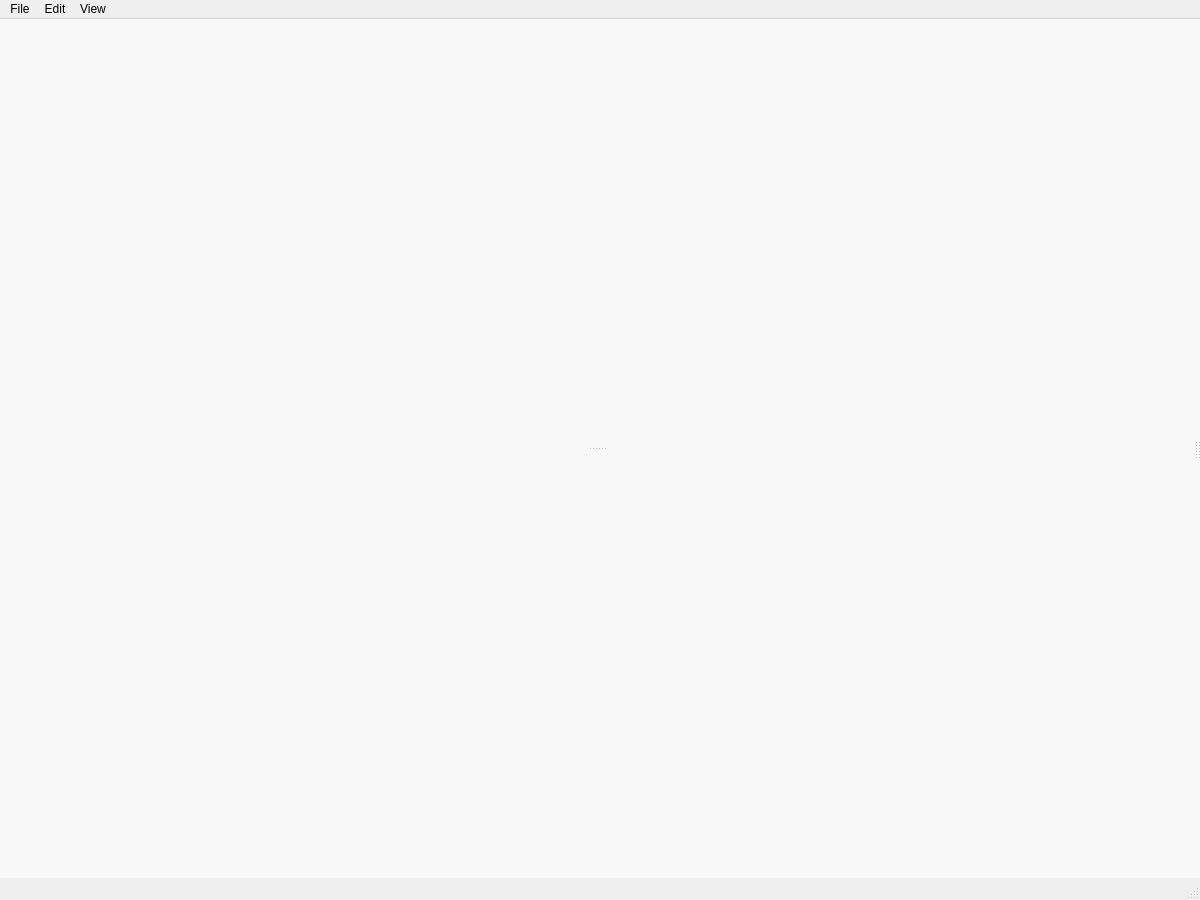
<?xml version="1.0" encoding="UTF-8"?>
<ui version="4.0">
 <class>MainWindow</class>
 <widget class="QMainWindow" name="MainWindow">
  <property name="geometry">
   <rect>
    <x>0</x>
    <y>0</y>
    <width>1200</width>
    <height>900</height>
   </rect>
  </property>
  <property name="windowTitle">
   <string>MainWindow</string>
  </property>
  <widget class="QWidget" name="centralwidget">
   <property name="styleSheet">
    <string notr="true">QWidget {
	background-color: rgb(248, 248, 248)
}</string>
   </property>
   <layout class="QVBoxLayout" name="verticalLayout_4">
    <property name="spacing">
     <number>0</number>
    </property>
    <property name="leftMargin">
     <number>0</number>
    </property>
    <property name="topMargin">
     <number>0</number>
    </property>
    <property name="rightMargin">
     <number>0</number>
    </property>
    <property name="bottomMargin">
     <number>0</number>
    </property>
    <item>
     <widget class="QSplitter" name="splitter">
      <property name="sizePolicy">
       <sizepolicy hsizetype="Expanding" vsizetype="Preferred">
        <horstretch>0</horstretch>
        <verstretch>0</verstretch>
       </sizepolicy>
      </property>
      <property name="styleSheet">
       <string notr="true"/>
      </property>
      <property name="orientation">
       <enum>Qt::Horizontal</enum>
      </property>
      <property name="handleWidth">
       <number>3</number>
      </property>
      <property name="childrenCollapsible">
       <bool>false</bool>
      </property>
      <widget class="QWidget" name="leftContainer" native="true">
       <property name="sizePolicy">
        <sizepolicy hsizetype="Preferred" vsizetype="Preferred">
         <horstretch>0</horstretch>
         <verstretch>0</verstretch>
        </sizepolicy>
       </property>
       <property name="styleSheet">
        <string notr="true"/>
       </property>
       <layout class="QVBoxLayout" name="verticalLayout">
        <property name="leftMargin">
         <number>0</number>
        </property>
        <property name="topMargin">
         <number>0</number>
        </property>
        <property name="rightMargin">
         <number>0</number>
        </property>
        <property name="bottomMargin">
         <number>0</number>
        </property>
        <item>
         <widget class="QSplitter" name="leftSplitter">
          <property name="orientation">
           <enum>Qt::Vertical</enum>
          </property>
          <property name="handleWidth">
           <number>3</number>
          </property>
          <property name="childrenCollapsible">
           <bool>false</bool>
          </property>
          <widget class="Widget" name="attributes" native="true"/>
          <widget class="Widget" name="textures" native="true"/>
         </widget>
        </item>
       </layout>
      </widget>
      <widget class="QWidget" name="mainContainer" native="true">
       <property name="sizePolicy">
        <sizepolicy hsizetype="Preferred" vsizetype="Preferred">
         <horstretch>0</horstretch>
         <verstretch>0</verstretch>
        </sizepolicy>
       </property>
       <property name="styleSheet">
        <string notr="true"/>
       </property>
       <layout class="QVBoxLayout" name="verticalLayout_3" stretch="0">
        <property name="spacing">
         <number>6</number>
        </property>
        <property name="leftMargin">
         <number>0</number>
        </property>
        <property name="topMargin">
         <number>0</number>
        </property>
        <property name="rightMargin">
         <number>0</number>
        </property>
        <property name="bottomMargin">
         <number>0</number>
        </property>
        <item>
         <widget class="Widget" name="editor" native="true"/>
        </item>
       </layout>
      </widget>
      <widget class="QWidget" name="rightContainer" native="true">
       <property name="sizePolicy">
        <sizepolicy hsizetype="Preferred" vsizetype="Preferred">
         <horstretch>0</horstretch>
         <verstretch>0</verstretch>
        </sizepolicy>
       </property>
       <property name="styleSheet">
        <string notr="true"/>
       </property>
       <layout class="QVBoxLayout" name="verticalLayout_2">
        <property name="spacing">
         <number>6</number>
        </property>
        <property name="leftMargin">
         <number>0</number>
        </property>
        <property name="topMargin">
         <number>0</number>
        </property>
        <property name="rightMargin">
         <number>0</number>
        </property>
        <property name="bottomMargin">
         <number>0</number>
        </property>
        <item>
         <widget class="Widget" name="parameters" native="true"/>
        </item>
       </layout>
      </widget>
     </widget>
    </item>
   </layout>
  </widget>
  <widget class="QMenuBar" name="menubar">
   <property name="geometry">
    <rect>
     <x>0</x>
     <y>0</y>
     <width>1200</width>
     <height>30</height>
    </rect>
   </property>
   <widget class="QMenu" name="menuFile">
    <property name="title">
     <string>File</string>
    </property>
    <addaction name="actionNew"/>
    <addaction name="actionOpen"/>
    <addaction name="separator"/>
    <addaction name="actionSave"/>
    <addaction name="actionSaveAs"/>
   </widget>
   <widget class="QMenu" name="menuEdit">
    <property name="title">
     <string>Edit</string>
    </property>
   </widget>
   <widget class="QMenu" name="menuView">
    <property name="title">
     <string>View</string>
    </property>
   </widget>
   <addaction name="menuFile"/>
   <addaction name="menuEdit"/>
   <addaction name="menuView"/>
  </widget>
  <widget class="QStatusBar" name="statusbar"/>
  <action name="actionNew">
   <property name="text">
    <string>New...</string>
   </property>
  </action>
  <action name="actionOpen">
   <property name="text">
    <string>Open...</string>
   </property>
  </action>
  <action name="actionSave">
   <property name="text">
    <string>Save</string>
   </property>
  </action>
  <action name="actionSaveAs">
   <property name="text">
    <string>Save as...</string>
   </property>
  </action>
 </widget>
 <customwidgets>
  <customwidget>
   <class>Widget</class>
   <extends>QWidget</extends>
   <header>view.widget</header>
   <container>1</container>
  </customwidget>
 </customwidgets>
 <resources/>
 <connections/>
</ui>
